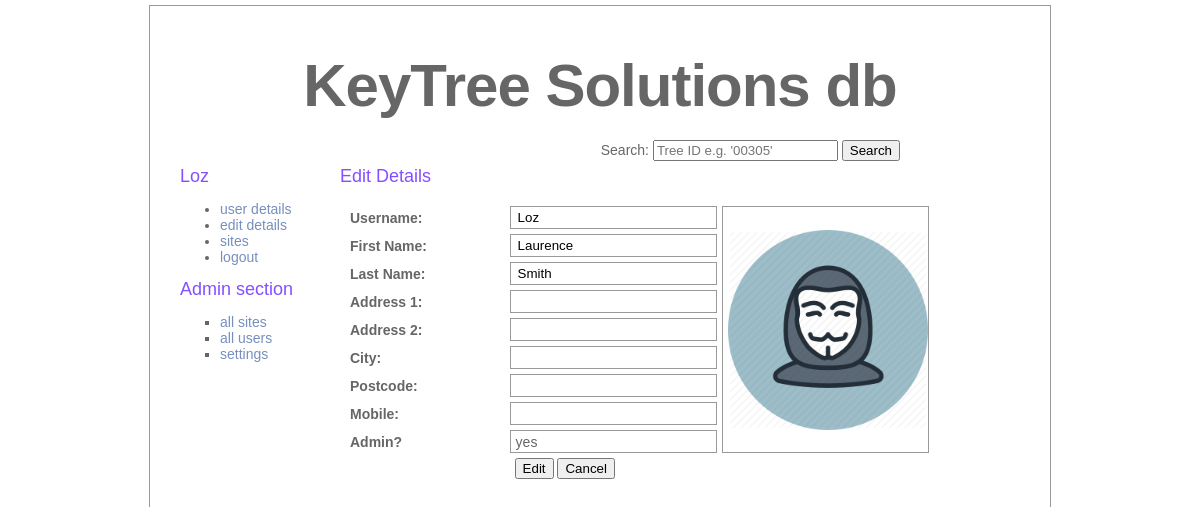
Screenshot of /pages/login/user_logged_on_edit_details.php (signed in) with the database file from the repository.
### tables this page shows
CREATE TABLE treedata_users (
    id INT NOT NULL AUTO_INCREMENT,
    username VARCHAR(100) PRIMARY KEY,
    f_name VARCHAR(100) NOT NULL,
    l_name VARCHAR(100) NOT NULL,
    address_line_1 VARCHAR(200),
    address_line_2 VARCHAR(200),
    city VARCHAR(50),
    postcode VARCHAR(8),
    mobile VARCHAR(11),
    password VARCHAR(100) NOT NULL,
    isAdmin BOOL NOT NULL,
    image VARCHAR(50),
    UNIQUE (id)
);

### pages/login/user_logged_on_edit_details.php (the view, shortened to what this page needs)
<?php
    $path = "../../";
    $subTitle = "Edit Details";
    include($path."assets/includes/site_details.php");
	include ($path."assets/includes/connection.php");
	if (!isset($_SESSION["authenticated_user"]))
	{
		$_SESSION["message"] = "please log in";
		header("Location: $site");
	}
	else
		{
		include($path."assets/includes/header.php");
		include($path."assets/includes/login.php");
	?>
			<div id="text">
            	<h2><?php echo $subTitle; ?></h2>
				<p>
				<?php
					$details_query = "	SELECT *
										FROM treedata_users
										WHERE treedata_users.username='$username'";
					$details_query_result = mysqli_query($connection, $details_query) or die ("Error in query: $details_query. ".mysqli_error());
					if (mysqli_num_rows($details_query_result) > 0)
					{
					$details_row = mysqli_fetch_array($details_query_result);
				?>
					<form class="userEdit" name="amend_delete_details" id="amend_delete_details" method="GET" action="<?php echo $path ?>pages/login/user_logged_on_edit_details_action.php">
					<table class="userEdit">
						<tr>
							<td>Username:</td>
							<td><input style="pointer-events:none;" type="text" id="" name="" value="<?php echo $username; ?>"/></td>
							<td rowspan='9'><img src="<?php echo $path; ?>assets/images/users/<?php echo $details_row["image"]; ?>" width="200" /></td>
						</tr>
						<tr>
							<td>First Name:</td>
							<td><input type="text" id="" name="txt_f_name" value="<?php echo $details_row["f_name"]; ?>"/></td>
						</tr>
						<tr>
							<td>Last Name:</td>
							<td><input type="text" id="" name="txt_l_name" value="<?php echo $details_row["l_name"]; ?>"/></td>
						</tr>
						<tr>
							<td>Address 1:</td>
							<td><input type="text" id="" name="txt_address_line_1" value="<?php echo $details_row["address_line_1"]; ?>"/></td>
						</tr>
						<tr>
							<td>Address 2:</td>
							<td><input type="text" id="" name="txt_address_line_2"  value="<?php echo  $details_row["address_line_2"]; ?>"/></td>
						</tr>
						<tr>
							<td>City:</td>
							<td><input type="text" id="" name="txt_city"  value="<?php echo  $details_row["city"]; ?>"/></td>
						</tr>
						<tr>
							<td>Postcode:</td>
							<td><input type="text" id="" name="txt_postcode"  value="<?php echo  $details_row["postcode"]; ?>"/></td>
						</tr>
						<tr>
							<td>Mobile:</td>
							<td><input type="text" id="" name="txt_mobile"  value="<?php echo  $details_row["mobile"]; ?>"/></td>
						</tr>
						<tr>
							<td>Admin?</td>
							<td>
								<?php
								if($details_row['isAdmin'] == 0)
            						{echo "no";}
            					else
            						{echo "yes";}
            					?>
            				</td>
            			</tr>
            			<tr>
            				<td></td>
            				<td>
            					<input name="edit" type="submit" value="Edit" />
            					<input name="cancel" type="submit" value="Cancel" />
            				</td>
            			</tr>
					</table>
					</form>
				<?php
					}
					else echo "No rows found";
				?>
			</p>
		</div>
	</div>
</body>
</html>
<?PHP
	}
?>

### assets/css/style.css (style rules this page uses)
body { color: #666; font-size: 14px; font-family: "Lucida Grande", Arial, sans-serif; font-weight: normal; margin-top: 0; margin-bottom: 0; }
p { margin-top: 5; }
h2 { color: #844fff; font-size: 18px; font-weight: normal; margin: 0px; }
table { width: 100%; margin: 0px; padding: 0px; text-align: left; }
#text { top: 150px; left: 190px; width: 660px; position: absolute; margin-top: 10px; margin-right: 50px; padding-left: 0px; padding-right: 0px; background:; }
table.userEdit { border: 0px solid #999; margin: 0px; border-spacing: 5px; padding: 0px; text-align: left; vertical-align: middle; width: 90%; }
table.userEdit td { border: 1px solid #999; padding: 0 0 0 5px; text-align: left; vertical-align: middle; background:; height: 21px; }
table.userEdit td:nth-child(1) { width: 30%; font-weight: bold; border: 0px; }
table.userEdit td:nth-child(2) { width: 40%; }
table.userEdit td:nth-child(3) { width: 30%; }
table.userEdit tr:last-child td:last-child { border: 0px; }
form.userEdit input[type=text] { border: 0px; width: 90%; }

### rows the page displays
treedata_users: image (picture), txt_f_name "Laurence", txt_l_name "Smith"

### other values shown
$siteTitle "KeyTree Solutions db"
$username "Loz"
$subTitle "Edit Details"
